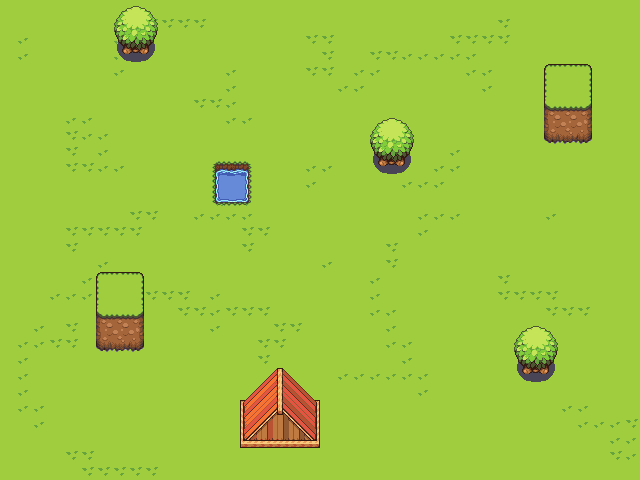

Below is a game level as drawn by its tile map, then a one-line description and the .tmx that defines it (tile-layer data replaced by summaries):
An orthogonal 40x30 tile map with 16x16 px tiles, 3 tile layers (Background, Terrain, Trees).

<map version="1.10" tiledversion="1.10.2" orientation="orthogonal" renderorder="right-down" width="40" height="30" tilewidth="16" tileheight="16" infinite="0" nextlayerid="4" nextobjectid="1">
 <editorsettings>
  <export target="overworld3.json" format="json" />
 </editorsettings>
 <tileset firstgid="1" source="tileset.tsx" />
 <layer id="2" name="Background" width="40" height="30">
  <data>[1200 cells, 1200 non-empty, 3 distinct tile ids]</data>
 </layer>
 <layer id="1" name="Terrain" width="40" height="30">
  <data>[1200 cells, 100 non-empty, 61 distinct tile ids]</data>
 </layer>
 <layer id="3" name="Trees" width="40" height="30">
  <data>[1200 cells, 0 non-empty, 0 distinct tile ids]</data>
 </layer>
</map>
